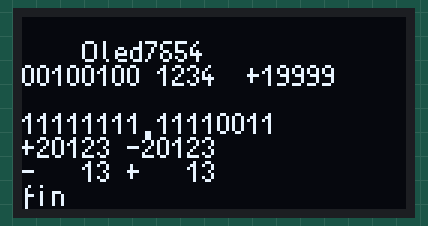
Bench run of a sketch on a simulated Arduino Uno, built with avr-gcc and run on an emulated ATmega328P. Parts: 128×64 one-colour display. Wiring (inferred from the names in the program): SSD1306 OLED at I2C address 0x3C. At 0.1 s the program stops and its outputs stay as they are.

Above: at 0.2 s.

The sketch:

TerOledTwi.ino
```cpp
//TerOledTwi.ino 190403

#include "TwiOled.h"
#include "PixOled.h"
#include "TerOled.h"

void setup(){
  SetupTwiOled();
  SetupPixOled();
//  DoubleH();
  LiCol(0,0); // 0.8ms
 // Text("Test sur carte Arduino");
 // DelMs(1000);
}
int8_t val=0xFC; int vals=-13; int valss=20123;
void loop() {
  LiCol(1,20); Text("Oled7654");
  LiCol(2,0);Bin8(36); Hex16(0x1234); Dec16(19999);
  LiCol(4,0);Bin16(vals); // 4.8ms
  LiCol(5,0);Dec16(valss);Dec16(-valss);
  LiCol(6,0);Dec16(vals);Dec16(-vals);
  LiCol(7,0);Text("fin");
  while(1);
}
```

PixOled.h
```cpp
//PixOled.h //  190316  Nouv référence
//dans pp #include "PixOled.h"    SetupPixOled();
// Gencar, text et dot
// NumOled pour OledPix fonctions  Dec9999 BigDec
// Ping.h pour fonctions raq et ball

//  dans pp #include "OledPix.h"   SetupOledPix();
//===============
#include <avr/pgmspace.h>
const uint8_t taNum[] PROGMEM = {
  0x00,0x00,0x00,0x00, 0x00,0xc0,0xde,0x00, // space !
  0x03,0x00,0x03,0x00, 0x74,0x2f,0x74,0x2f, // " #
  0x2c,0x49,0xff,0x39, 0x43,0x33,0x6c,0x63, // $ %
  0x6e,0x59,0x19,0x26, 0x00,0x05,0x03,0x00, // & '
  0x1c,0x22,0x41,0x00, 0x00,0x41,0x22,0x1c, // ( )
  0x2a,0x1c,0x1c,0x2a, 0x08,0x3e,0x08,0x08, // * +
  0x00,0xa0,0x60,0x00, 0x08,0x08,0x08,0x08, // , -
  0x00,0xc0,0xc0,0x00, 0x03,0x0c,0x30,0xc0, // . /
  0x3e,0x41,0x41,0x3e, 0x04,0x02,0x7f,0x00, // 0 1
  0x62,0x51,0x49,0x46, 0x22,0x41,0x49,0x36, // 2 3
  0x1c,0x12,0x79,0x10, 0x2f,0x49,0x49,0x31, // 4 5
  0x36,0x49,0x49,0x31, 0x41,0x31,0x0d,0x03, // 6 7
  0x36,0x49,0x49,0x36, 0x46,0x49,0x49,0x3e, // 8 9
  0x00,0x36,0x36,0x00, 0x00,0xd6,0x76,0x00, // : ;
  0x08,0x14,0x22,0x41, 0x24,0x24,0x24,0x24, // < =
  0x41,0x22,0x14,0x08, 0x02,0xc1,0xd9,0x06}; // > ?
const uint8_t taMaj[] PROGMEM = {
  0x39,0x48,0x71,0x41,0x3e, 0x7e,0x11,0x11,0x11,0x7e, // @ A
  0x7f,0x49,0x49,0x49,0x36, 0x3e,0x41,0x41,0x41,0x22, // B C
  0x7f,0x41,0x41,0x41,0x3e, 0x7f,0x49,0x49,0x41,0x41, // D,E
  0x7f,0x09,0x09,0x01,0x01, // F
  0x3e,0x41,0x49,0x49,0x3a, 0x7f,0x08,0x08,0x08,0x7f, // G,H
  0x00,0x00,0x7f,0x00,0x00, 0x21,0x41,0x41,0x41,0x3f, // I,J
  0x7f,0x08,0x14,0x22,0x41, 0x7f,0x40,0x40,0x40,0x40, // K,L
  0x7f,0x02,0x04,0x02,0x7f, 0x7f,0x04,0x08,0x10,0x7f, // M,N
  0x3e,0x41,0x41,0x41,0x3e, 0x7f,0x11,0x11,0x11,0x0e, // O,P
  0x3e,0x41,0x49,0x51,0x7e, 0x7f,0x09,0x11,0x29,0x46, // Q,R
  0x46,0x49,0x49,0x49,0x32, 0x01,0x01,0x7f,0x01,0x01, // S,T
  0x3f,0x40,0x40,0x40,0x3f, 0x07,0x18,0x60,0x18,0x07, // U,V
  0x1f,0x60,0x1e,0x60,0x1f, 0x63,0x14,0x08,0x14,0x63, // W,X
  0x07,0x04,0x78,0x04,0x07, 0x61,0x51,0x49,0x45,0x43, // Y,Z
  0x00,0x7f,0x41,0x41,0x00, 0x03,0x06,0x1c,0x30,0x60, /* [ \ */
  0x00,0x41,0x41,0x7f,0x00, 0x04,0x02,0x01,0x02,0x04, // ] ^
  0x80,0x80,0x80,0x80,0x80}; // _

const uint8_t taMin [] PROGMEM = {
  0x00,0x03,0x06,0x00, 0x20,0x54,0x54,0x78, // ` a 0x38,0x44,0x44,0x7C,
  0x7f,0x44,0x44,0x38, 0x38,0x44,0x44,0x28, // b c
  0x38,0x44,0x44,0x7f, 0x38,0x54,0x54,0x58, // d e
  0x00,0xfe,0x09,0x08, 0x98,0xa4,0xa4,0x78, // f g
  0x7f,0x04,0x04,0x78, 0x00,0x7d,0x00,0x00, // h i
  0x40,0x80,0x80,0x7d, 0x7e,0x10,0x28,0x44, // j k
  0x00,0x3f,0x40,0x00, 0x7c,0x08,0x08,0x7c, // l m
  0x7c,0x04,0x04,0x78, 0x38,0x44,0x44,0x38, // n o
  0xfc,0x24,0x24,0x18, 0x38,0x44,0x44,0xf8, // p q
  0x7c,0x04,0x04,0x08, 0x48,0x54,0x54,0x24, // r s
  0x00,0x3f,0x44,0x04, 0x3c,0x40,0x40,0x7c, // t u
  0x1c,0x60,0x60,0x1c, 0x5c,0x20,0x20,0x5c, // v w
  0x64,0x18,0x18,0x64, 0x04,0x08,0x78,0x04, // x y
  0x64,0x54,0x4C,0x44, 0x08,0x08,0x36,0x41, // z {
  0x00,0x00,0xff,0x00, 0x41,0x36,0x08,0x08, // | }
  0x10,0x20,0x10,0x20, 0xff,0xff,0xff,0xff}; // ~ del
const uint8_t squar[] PROGMEM ={0xff,0x81,0x81,0x81,0x81,0x81,0x81,0xff};
const uint8_t smile[] PROGMEM = {0x3c,0x42,0x95,0xa5,0xa1,0xa1, 0xa5,0x95,0x42,0x3c};
const uint8_t sad  [] PROGMEM = {0x3c,0x42,0xc5,0xa5,0xa1,0xa1, 0xa5,0xc5,0x42,0x3c};
const uint8_t didel[] PROGMEM = {0x82,0xf2,0xfe,0xfe,0x8e,0x82,0xc2,0x3c,0x00, \
                              0xc0,0xf8,0xfd,0x3d,0x0d,0x00, \
                              0x82,0xf2,0xfe,0xfe,0x8e,0x82,0xc2,0x3c,0x00, \
                              0xc0,0xf8,0xfe,0xfe,0x96,0x92,0x82,0x02,0x00, \
                              0xc0,0xf8,0xfe,0xfe,0x86,0x80,0x80,0x80,0x80 };

//xxxxxxxxxxxxxxxxxxxxxx

// Initialisation et fonctions de base
void  Clear();
byte taInitOled[]={ 0xae, 0xd5, 0x80, 0xa8, 63, \
        0xD3, 0x0, 0x40, 0x8d, 0x14, 0x20, 0x00, 0xa1, \
        0xc8, 0xDA, 0x12, 0x81, 0xcf, 0xd9, 0xf1, 0xdb, \
        0x40, 0xa4, 0xa6, 0x2e, 0xaf };
void  WrStaData () {
  Start(); Write (Adr); Write(0x40);
}
void  SetupPixOled () {
  for (byte i=0; i<sizeof (taInitOled); i++) {
    Start(); Write (Adr); Write(0);
    Write (taInitOled[i]); Stop();
    WrStaData(); Stop();
  }
  Clear();
}

void  WrStaCom () {
  Start(); Write (Adr); Write(0);
}
void  Cmd (byte cc) {
  WrStaCom (); Write (cc); Stop();
}
byte taIniTr[]={Adr,0,0x21,0x0,0x7f,0x22,0x0,0x7F};
void  IniTransfert () {
  for (byte i=0; i<sizeof (taIniTr); i++) {
    WrStaCom ();
    Write (taIniTr[i]); Stop();
  }
}
byte saveLi,saveCol;
void  SetLine (int8_t cc) {
  saveLi=cc;
  cc--; if(cc<0) {cc=7;}
  WrStaCom (); Write (0x22);
  Write (cc); Write (7); Stop();
}
void  SetCol (byte cc) {
  WrStaCom (); Write (0x21);
  Write (cc); Write (127); Stop();
  saveCol=cc;
}
void  LiCol (byte li,byte co) {
  SetLine (li); SetCol (co);
//  ptMap = (128*saveLi)+saveCol;
}
void  Clear() {  //nn<128x8=1024
    IniTransfert();
    WrStaData();
    for (int i=0; i<1024; i++) {  Write (0); }
    Stop();
}
#define  Sprite(tt) \
  WrStaData(); \
  for (byte i=0; i<sizeof tt; i++) { \
  Write (pgm_read_byte(&tt[i])); } Stop()
#define MySprite(tt) \
  WrStaData(); \
  for (byte i=0; i<sizeof tt; i++) { \
  Write (tt[i]); } Write(0); Stop();

//xxxxxxxxxxxxxxxxxxxxxxxxxx

void DoubleH () {Cmd (0xda);Cmd (0x02);}
void SimpleH () {Cmd (0xda);Cmd (0x12);}

void Car(char cc) {
  cc&=0x7F;
  switch (cc/32) {
    case 0:
    //   if(cc=13) {SetLine(saveLi+1);SetCol(0);} // saut de ligne
	   //else Error();
       break;
    case 1:  // codes 32-
      Start(); Write (Adr); Write (0x40);
      for (byte i=0; i<4; i++)
      { Write (pgm_read_byte(&taNum[((cc-32)*4)+i])); }
      Write (0); Stop();
          break;
     case 2:  // codes 64-
      Start(); Write (Adr); Write (0x40);
      for (byte i=0; i<5; i++)
      { Write (pgm_read_byte(&taMaj[((cc-64)*5)+i])); }
      Write (0); Stop();
          break;
    case 3:  //codes 96-
      Start(); Write (Adr); Write (0x40);
      for (byte i=0; i<4; i++)
      { Write (pgm_read_byte(&taMin[((cc-96)*4)+i])); }
      Write (0); Stop();
          break;
  }  // end switch
}
void Text(const char str[]) {
   for (byte i=0; i< strlen(str); i++) {
      Car(str[i]);
   }
}

//xxxxxxxxxxxxxxxxxxxxxxxxxxxxxxxx
//\prog: "OledGraPix.h" 170426
void Dot(byte xx,byte yy) {  // yy 0-64 --> 0-7
      LiCol(yy/8,xx);
      WrStaData (); Write (1<<yy%8); Stop();
}
//ddot  2points superposés si (yy/8!=7)
// si =7 il faut agit sur le bit0 de la ligne suiv si !=7
void DDot(byte xx,byte yy) {  // yy0-64 --> 0-7
 byte tmp=(1<<yy%8);
 if (yy%8!=7) tmp+=(1<<(yy%8+1));
       LiCol(yy/8,xx);
      WrStaData (); Write (tmp); Stop();
}

void Hline (byte yy) {
  for (byte i=0; i<128; i++) { Dot(i,yy); }
}
void Vline (byte xx) {
  for (byte i=0; i<8; i++) {
    LiCol (i,xx);
    WrStaData (); Write (0xFF); Stop();
  }
}
#define vLine Vline
#define hLine Hline
```

TerOled.h
```cpp
// TerOled.h    ref 190326
// TerOled need before TwiOledh/BcXxOled.h et PixOled.h ou MapOled.h
// dans pp  #include "TerOled.h"  pas de setup spécifique
// Compatible to TerSer.h in the default mode Do not have Compact and
// Replace TerNum.h    Big/double size) not available
// differences with TerSer  TetGet TerEcho TabCar

byte moz=0;
#define HideZ() moz=0  // Spaces mode of TerSer
#define ShowZ() moz=1  // Zeros mode of TerSer

// Car() Text() defined in PixOled.h

void TtBin8 (byte bb) {
  for (byte i=0;i<8;i++) {
     if (bb&0x80) Car('1');
     else Car('0');
     bb <<= 1;
  }
}
void Bin8 (byte bb) {
  TtBin8 (bb); Car(' ');
}
void Bin16 (uint16_t bb) {
 TtBin8 (bb>>8); Car('.');
 TtBin8 (bb&0xFF); Car(' ');
}
char ConvNibble (byte nn) { // converti 4 bit hexa en Ascii
  byte cc;
  if (nn<10) {cc = nn + '0';}
  else {cc = nn-10 + 'A';}
  return cc;
}
void Hex8 (byte hh) {
  byte cc;
  cc = ConvNibble (hh >> 4);  Car(cc);
  cc = ConvNibble (hh & 0x0F) ; Car(cc);
  Car(' '); // space
}
void Hex16 (uint16_t hh) {
  volatile uint8_t cc;
  cc = ConvNibble (hh >> 12) ;  Car(cc);
  cc = ConvNibble ((hh >> 8)&0x0F) ; Car(cc);
  cc=hh&0xFF; Hex8 (cc);
  Car(' ');
}

void Hex32 (uint32_t hh) {
  volatile uint8_t cc;
  cc = ConvNibble (hh >> 28) ; Car(cc);
  cc = ConvNibble ((hh >> 24)&0x0F) ; Car(cc);
  cc = ConvNibble ((hh >> 20)&0x0F) ; Car(cc);
  cc = ConvNibble ((hh >> 16)&0x0F) ; Car(cc);
  hh = hh&0xFFFF; Hex16 (hh);
  Car(' ');
}

// espace pour zéros non sig // moz=1 affiche zero et pas espace
#define Afzs if(moz){cc='0';}else{cc=' ';}

volatile byte uni,diz,cen,mil,dim;

void Af3Dig () {
   byte cc; byte afz=0;
  cc=(cen+'0');
    if (cc>48) {afz=1;} else {Afzs;}  Car(cc);
  cc=(diz+'0');
  if ((cc>48)|(afz)){afz=1;} else {Afzs;} Car(cc);
  cc=(uni+'0'); Car(cc);
     Car(' ');
}
void Af5Dig () {
   byte cc; byte afz=0;
  cc=(dim+'0');
    if (cc>48) {afz=1;} else {Afzs;}  Car(cc);
  cc=(mil+'0');
  if ((cc>48)|(afz)){afz=1;} else {Afzs;} Car(cc);
  cc=(cen+'0');
  if ((cc>48)|(afz)){afz=1;} else {Afzs;} Car(cc);
  cc=(diz+'0');
  if ((cc>48)|(afz)){afz=1;} else {Afzs;} Car(cc);
  cc=(uni+'0'); Car(cc);
     Car(' ');
}

void BinDec8 (uint8_t bb) { //21us
 uni=bb%10; bb=bb/10;
 diz=bb%10; bb=bb/10;
 cen=bb;
}
#define Dec8(v)                 \
    do { typeof(v) _v = -1;        \
      if (_v < 0) { Dec8s(v); } \
       else { Dec8u(v); }       \
    } while(0);

void Dec8u (uint8_t hh) {
   BinDec8 (hh); Af3Dig();
}

void Dec8s (int8_t hh) {
  if (hh<0) {  // négatif
    Car('-'); hh = -hh;
  } else {
    Car('+');
  }
  BinDec8 (hh); Af3Dig();
}
void BinDec16 (uint16_t bb) { //21us
 uni=bb%10; bb=bb/10;
 diz=bb%10; bb=bb/10;
 cen=bb%10; bb=bb/10;
 mil=bb%10; bb=bb/10;
 dim=bb;
}

#define Dec16(v)                 \
    do { typeof(v) _v = -1;         \
      if (_v < 0) { Dec16s(v); } \
       else { Dec16u(v); }       \
    } while(0);

void Dec16u (uint32_t hh) {  //
  BinDec16 (hh); Af5Dig();
}

void Dec16s (int16_t hh) {  // signé
  if(hh<0) {  // negatif
    Car('-'); hh = -hh;
  } else {
    Car('+');
  }
  BinDec16 (hh); Af5Dig();
}
```

TwiOled.h
```cpp
// "TwiOled.h" minimal transfer lib using AVR TWI on AVR 328 17611
//dans pp  #include "TwiOled.h"  SetupTwiOled();
//#include <avr/io.h>

#define Adr 0x78  //(0x3C*2)
void SetupTwiOled() {
  TWSR = 1;  //0 400kHz 1-160k 2 40k
  TWBR = 0x0C; // bitrate
  TWCR = (1<<TWEN); // autres bits à 0
}
void  Start () {
  TWCR = (1<<TWINT)|(1<<TWSTA)|(1<<TWEN);  // start
  while (!(TWCR & (1<<TWINT))) {}
}
void  Stop () {
  TWCR = (1<<TWINT)|(1<<TWSTO)|(1<<TWEN);  // stop
  for (volatile int i=0; i<20; i++) ;
  }
void  Write (byte ab) {  // addr8 ou data8
  TWDR = ab;
  TWCR = (1<<TWINT)|(1<<TWEN);
  while (!(TWCR & (1<<TWINT))) {}
//  status= TWSR & 0xF8;  // Ack bit
}
byte TwReadAck () {
  TWCR = (1 << TWINT) | (1 << TWEN) |(1<<TWEA);
  while (!(TWCR & (1 << TWINT))) {}
  return (TWDR);
}
byte TwReadNack () {
  TWCR = (1 << TWINT) | (1 << TWEN);
  while (!(TWCR & (1 << TWINT))) {}
  return (TWDR);
}
```
